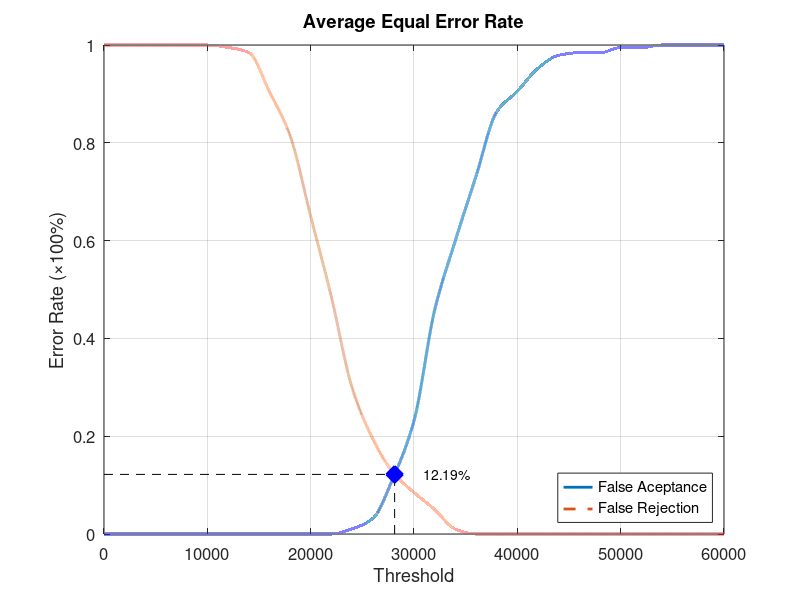
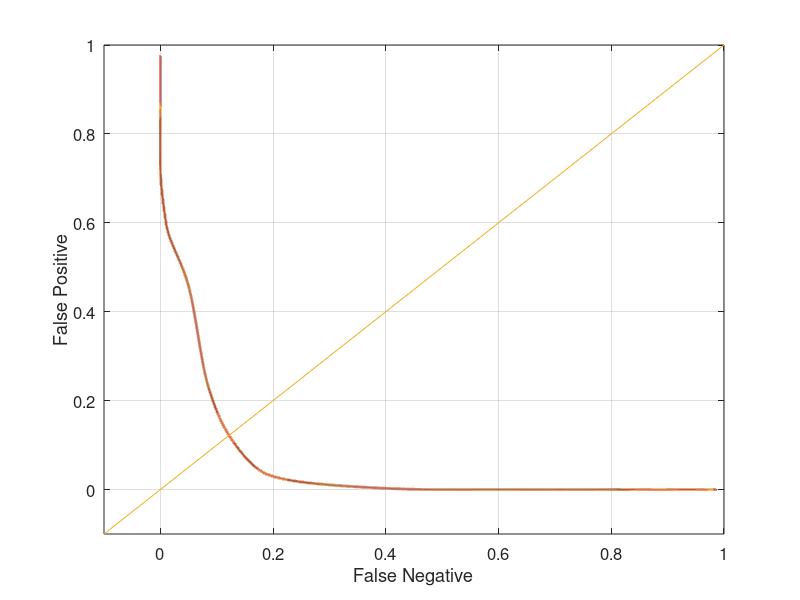

The MATLAB source for these figures, in order:
function yEER = Database4_1
close all;
clear;
clc;
x = 0:2000:60000;
xq = 0:0.5:60000;

y0 = [0 0 0 0 0 0 0 0 0 0 0 0 0.0105263 0.0315789 0.115789 0.231579 0.457895 0.6 0.731579 0.863158 0.905263 0.952632 0.978947 0.984211 0.984211 0.994737 0.994737 1 1 1 1];
yy0 = interp1(x, y0, xq, 'pchip');
y1 = [1 1 1 1 1 1 0.995 0.985 0.905 0.815 0.65 0.485 0.3 0.195 0.125 0.085 0.05 0.01 0 0 0 0 0 0 0 0 0 0 0 0 0];
yy1 = interp1(x, y1, xq, 'pchip');

% Calculating EER: 
y2 = abs(y0 - y1);
find(y2 == min(y2))
yy2 = abs(yy0 - yy1);
xEER = find(yy2 == min(yy2));
xEERIndex = xq(xEER) % X-axis EER
yEER = yy0(xEER) % Y-axis EER

main = figure
plot(xq, yy0,'-','LineWidth', 2);	hold on
plot(xq, yy1,'--','LineWidth', 2);	hold on
plot([xEERIndex xEERIndex], [0 yEER], 'k--');	hold on
plot([0 xEERIndex], [yEER yEER], 'k--');	hold on
plot(xEERIndex, yEER, 'bx', 'LineWidth', 10);	hold on
text(xEERIndex + 10 * xEERIndex / 100, yEER, [num2str(round((10000 * yEER)) / 100) '%'])
legend('False Aceptance', 'False Rejection', 'Location', 'SouthEast')
xlabel('Threshold')
ylabel('Error Rate (\times100%)')
title('Average Equal Error Rate')
set(gca, 'FontSize', 12)
axis([0 60000 0 1])
grid on

print(main, 'Database4_1Main', '-dpng');
FNRxFPR = figure('Color', [1 1 1]);
plot(yy1, yy0, '-', yy1, yy0, 'LineWidth', 2);
hold on
y = -0.1:0.1:1
plot(y, y); 
set(gca, 'FontSize', 12)
xlabel('False Negative')
ylabel('False Positive')
axis([-0.1 1 -0.1 1])
set(gca, 'FontSize', 12)
grid on

print(FNRxFPR, 'Database4_1FNRxFPR','-dpng');
end
